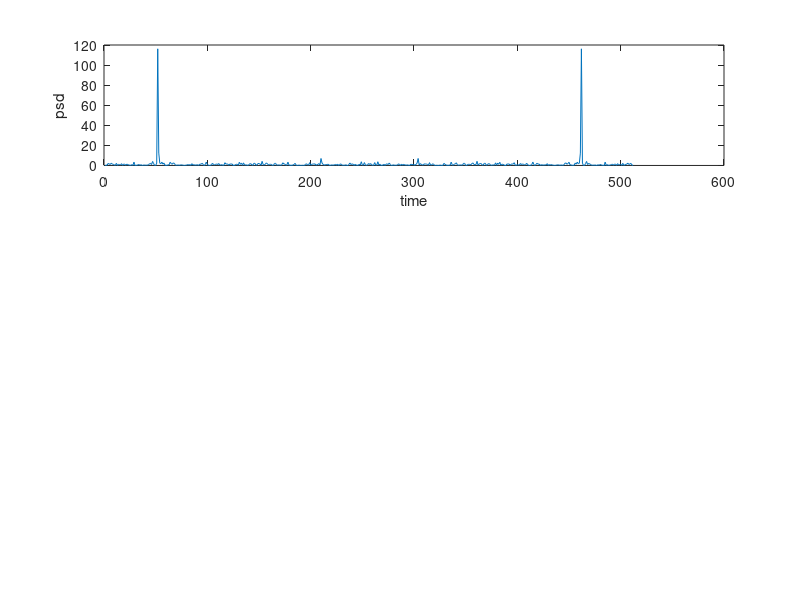

This chart was generated by the following MATLAB code:
clc;
close;
clear;
t=0:0.001:10;
x=cos(2*pi*100*t)+randn(size(t));
y=fft(x,512);
a=abs(y);
z=a.^2;
z1=z/512;

subplot(3,1,1);
plot(z1);
xlabel('time');
ylabel('psd');